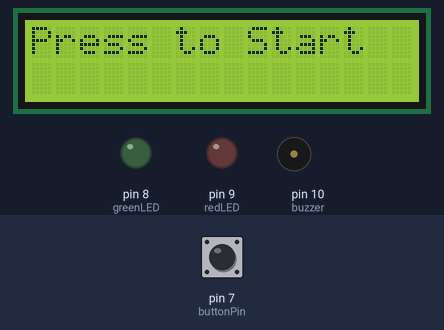
Simulated run of this sketch. Board: Arduino Uno, built with avr-gcc and run on an emulated ATmega328P. On the bench: 16×2 character LCD, output pins drawn as LEDs (lit = HIGH), buzzer (waves = sounding, pin HIGH). Inputs (shaded band) come from the test bench; at power-on: pin 7 (buttonPin) HIGH.

Above: at 1.2 s.
1.3 s: pin 7 (buttonPin) pulled LOW for 0.15 s
At 2.0 s:
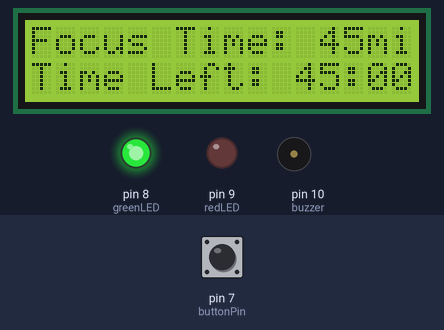
At 2.8 s:
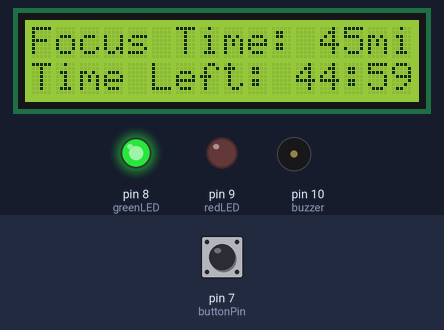
Timing chart, 0 to 4.3 s (numbered marks = the images above; inputs shaded):
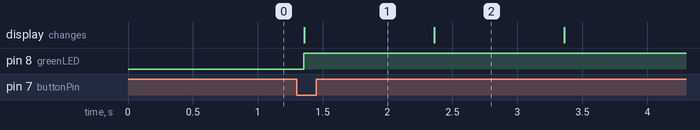

Measured:
- after the input at 1.3 s, pin 8 (greenLED): LOW → HIGH after 0.06 s; the display: changes after 0.06 s (image 1)

The sketch:

sketch.ino
```cpp
#include <LiquidCrystal.h>

LiquidCrystal lcd(12, 11, 5, 4, 3, 2); // LCD pins

const int buttonPin = 7;
const int greenLED = 8;
const int redLED = 9;
const int buzzer = 10;

bool sessionRunning = false;
int buttonState;
int lastButtonState = HIGH;

unsigned long lastDebounceTime = 0;
unsigned long debounceDelay = 50;

void setup() {
  pinMode(buttonPin, INPUT_PULLUP);
  pinMode(greenLED, OUTPUT);
  pinMode(redLED, OUTPUT);
  pinMode(buzzer, OUTPUT);
  lcd.begin(16, 2);
  lcd.print("Press to Start");
}

void loop() {
  int reading = digitalRead(buttonPin);

  if (reading != lastButtonState) {
    lastDebounceTime = millis();
  }

  if ((millis() - lastDebounceTime) > debounceDelay) {
    if (reading == LOW && !sessionRunning) {
      sessionRunning = true;
      startFocusSession();
      startBreakSession();
      lcd.clear();
      lcd.print("Session Done!");
      sessionRunning = false;
    }
  }

  lastButtonState = reading;
}

void startFocusSession() {
  lcd.clear();
  lcd.print("Focus Time: 45min");
  digitalWrite(greenLED, HIGH);
  countdown(45); // Real: 45, Demo: 0.3
  digitalWrite(greenLED, LOW);
  buzz();
}

void startBreakSession() {
  lcd.clear();
  lcd.print("Break Time: 15min");
  digitalWrite(redLED, HIGH);
  countdown(15); // Real: 15, Demo: 0.1
  digitalWrite(redLED, LOW);
  buzz();
}

void countdown(int minutes) {
  for (int i = minutes * 60; i > 0; i--) {
    lcd.setCursor(0, 1);
    lcd.print("Time Left: ");
    int min = i / 60;
    int sec = i % 60;
    lcd.print(min);
    lcd.print(":");
    if (sec < 10) lcd.print("0");
    lcd.print(sec);
    delay(1000);  // 1 sec per second
  }
}

void buzz() {
  tone(buzzer, 1000, 500); // Beep sound
  delay(500);
  noTone(buzzer);
}
```
